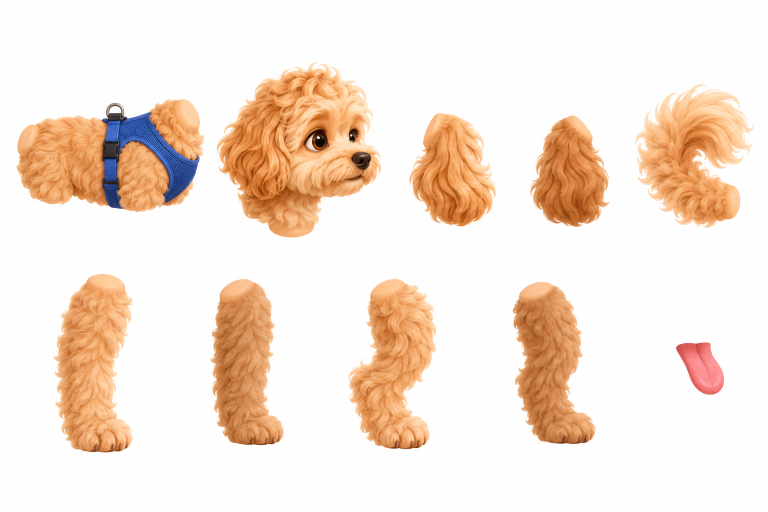
#> input picture art/incoming/T1.png, 1536 x 1024 px (shown at 1/2 size)
$ python cut_sheet.py ../art/incoming/T1.png ../art/incoming/T1.png ../art/incoming/T1.png
#> lines starting #> are read from the running program, lines starting #| are printed output that depends on the picture; after the words box and inside, x2 and y2 are one past the last pixel; in counts of white or black regions, pixels touching at a corner belong together
"""Режет лист из ChatGPT на отдельные части с прозрачным фоном.

    python3 tools/cut_sheet.py art/incoming/T1.png art/parts/T1 [колонки x ряды]

Фон: почти белые пиксели, связанные с краем листа (белые воротнички и белки глаз внутри
частей остаются). Мелкие кусочки (шерсть, песок) прикрепляются к ближайшей большой части.
С сеткой части нумеруются по ячейкам (1..N слева направо, сверху вниз); без сетки —
по рядам в порядке чтения. Рядом кладётся contact.png — все части на шахматке для проверки."""
import sys, os
import numpy as np
from PIL import Image
from scipy import ndimage

src, out = sys.argv[1], sys.argv[2]
grid = sys.argv[3] if len(sys.argv) > 3 else None
os.makedirs(out, exist_ok=True)
a = np.asarray(Image.open(src).convert('RGB')).astype(np.int16)
H, W, _ = a.shape
#> H = 1024; W = 1536

dist = 255*3 - a.sum(2)                  # насколько пиксель темнее белого
sat = a.max(2) - a.min(2)
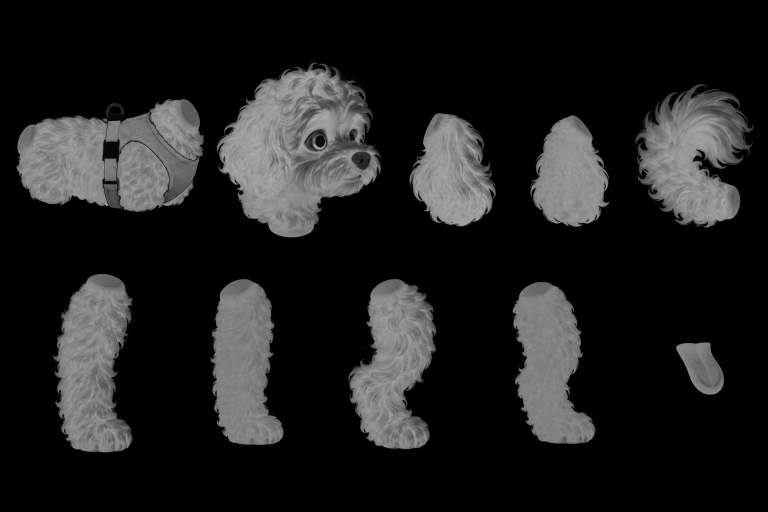
#> sat: shape (1024, 1536) int16 (shown at 1/2 size); min 0, max 174, mean 31.2
near_white = (dist < 45) & (sat < 24)
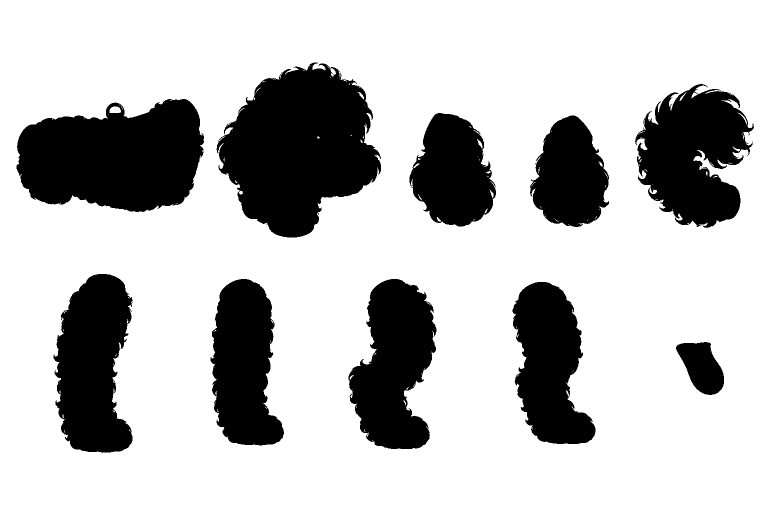
#> near_white: shape (1024, 1536) bool (shown at 1/2 size); 74.9% white; 15 black regions (5 under 20 px), largest, box (x1, y1, x2, y2) and area: (433, 125, 762, 475) 75554, (33, 198, 408, 424) 64409, (1270, 168, 1508, 456) 44017
lab, _ = ndimage.label(near_white)
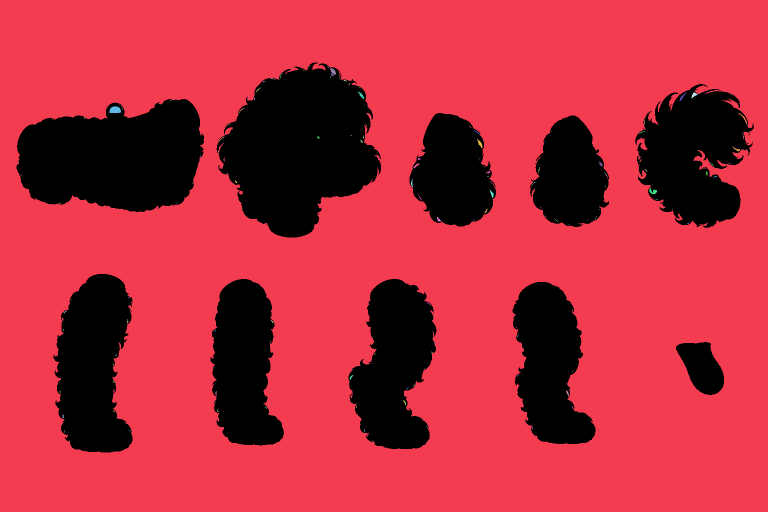
#> lab: shape (1024, 1536) int32 (shown at 1/2 size); 300 distinct labels, from 0 to 299; one colour per label, 0 black
border = set(np.unique(np.concatenate([lab[0], lab[-1], lab[:, 0], lab[:, -1]]))) - {0}
#> border = 1 item
bg = np.isin(lab, list(border))
#> bg: shape (1024, 1536) bool; 74.8% white; 15 black regions (5 under 20 px), largest, box (x1, y1, x2, y2) and area: (433, 125, 762, 475) 75967, (33, 198, 408, 424) 64705, (1270, 168, 1508, 456) 44505
fg = ndimage.binary_opening(~bg, iterations=1)
#> fg: shape (1024, 1536) bool; 25.2% white; 13 white regions (3 under 20 px), largest, box (x1, y1, x2, y2) and area: (433, 125, 762, 475) 75819, (33, 198, 408, 424) 64677, (1270, 168, 1508, 456) 44296

# мягкий край: в кайме шириной 2 пикселя прозрачность по близости к белому
edge = fg & ndimage.binary_dilation(~fg, iterations=2)
#> edge: shape (1024, 1536) bool; 1.2% white in thin lines or dots, all inside (x1, y1, x2, y2) = (33, 125, 1508, 905)
alpha = np.where(fg, 255.0, 0.0)
alpha[edge] = 255*np.clip(dist[edge]/140.0, 0.2, 1.0)
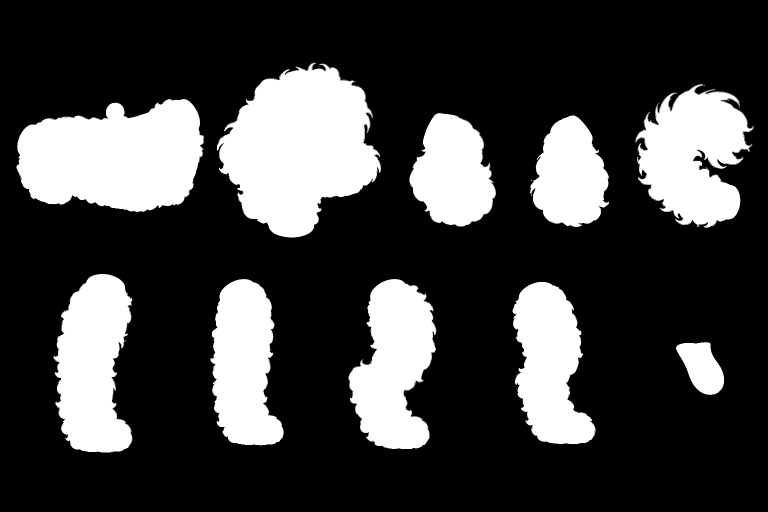
#> alpha: shape (1024, 1536) float64 (shown at 1/2 size); min 0, max 255, mean 63.6

lab2, m = ndimage.label(fg)
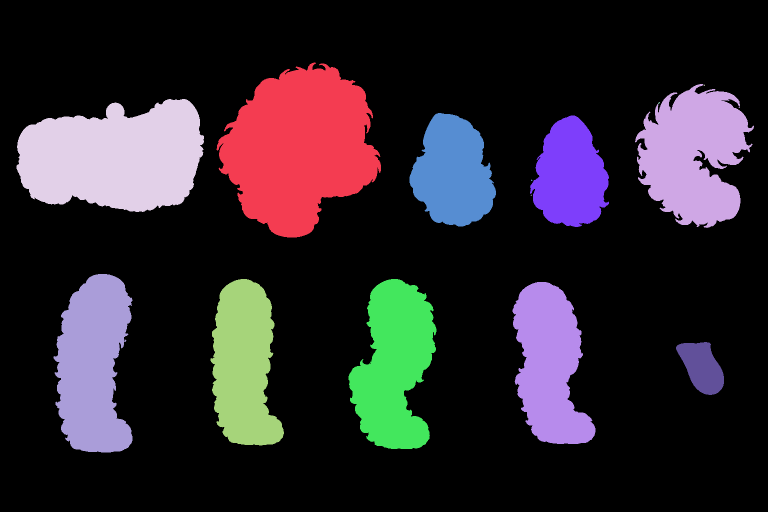
#> lab2: shape (1024, 1536) int32 (shown at 1/2 size); 15 distinct labels, from 0 to 14; one colour per label, 0 black
#> m = 14
sizes = ndimage.sum(np.ones_like(lab2), lab2, range(1, m + 1))
#> sizes = [75819, 44291, 5, 64677, 8, 27699, 24757, 5, 5, 41532, 35315, 40188, 35517, 6532]
minbig = H*W*0.0015
#> minbig = 2359.3
big = [i + 1 for i in range(m) if sizes[i] >= minbig]
#> big = [1, 2, 4, 6, 7, 10, 11, 12, 13, 14]
small = [i + 1 for i in range(m) if 40 <= sizes[i] < minbig]
#> small = []
groups = {b: [b] for b in big}
#> groups = 10 items
if big and small:
    # мелкие — к ближайшей большой по расстоянию до её пикселей
    dt, (iy, ix) = ndimage.distance_transform_edt(~np.isin(lab2, big), return_indices=True)
    for sidx, (cy, cx) in zip(small, ndimage.center_of_mass(fg, lab2, small)):
        cy, cx = int(cy), int(cx)
        if dt[cy, cx] < min(H, W)*0.06:
            groups[lab2[iy[cy, cx], ix[cy, cx]]].append(sidx)

boxes = []
for b, ids in groups.items():
    mask = np.isin(lab2, ids)
    ys, xs = np.where(mask)
    boxes.append((ys.min(), ys.max() + 1, xs.min(), xs.max() + 1, ids))
#> this loop made 10 passes
#> (b, ids) on passes 1 to 10: (1, [1]), (2, [2]), (4, [4]), (6, [6]), (7, [7]), (10, [10]), (11, [11]), (12, [12]), (13, [13]), (14, [14])
#> pass 1, `mask = np.isin(lab2, ids)`:
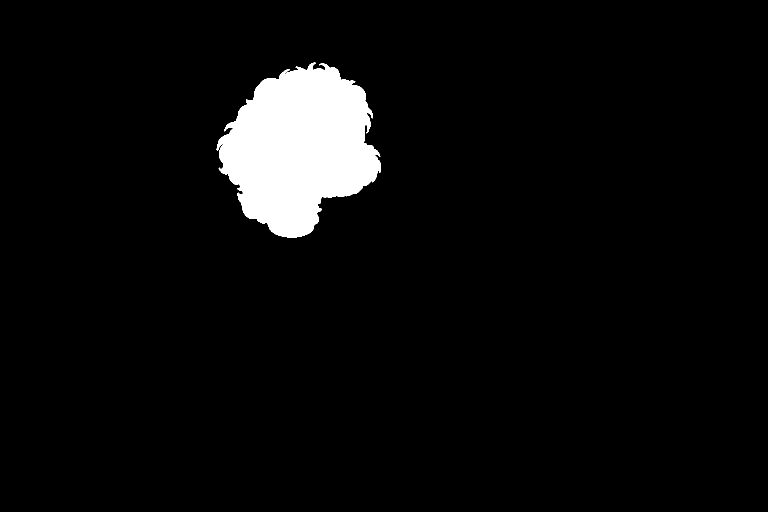
#> mask: shape (1024, 1536) bool (shown at 1/2 size); 4.8% white; 1 white region, box (x1, y1, x2, y2) and area: (433, 125, 762, 475) 75819
#> after the loop:
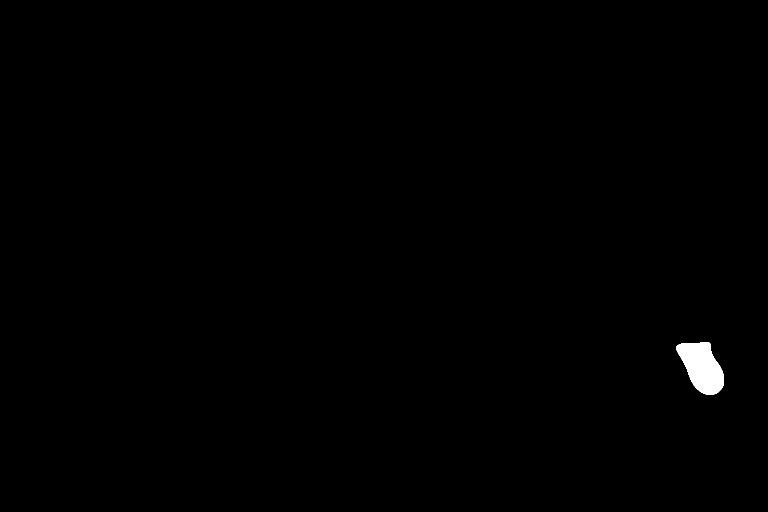
#> mask: shape (1024, 1536) bool (shown at 1/2 size); 0.42% white; 1 white region, box (x1, y1, x2, y2) and area: (1352, 684, 1448, 790) 6532
#> after the loop, boxes = 10 items

if grid:
#> (the run stopped early here; a loop or call above may not have finished)

$ run again, with art/incoming/E1.png copied over art/incoming/T1.png
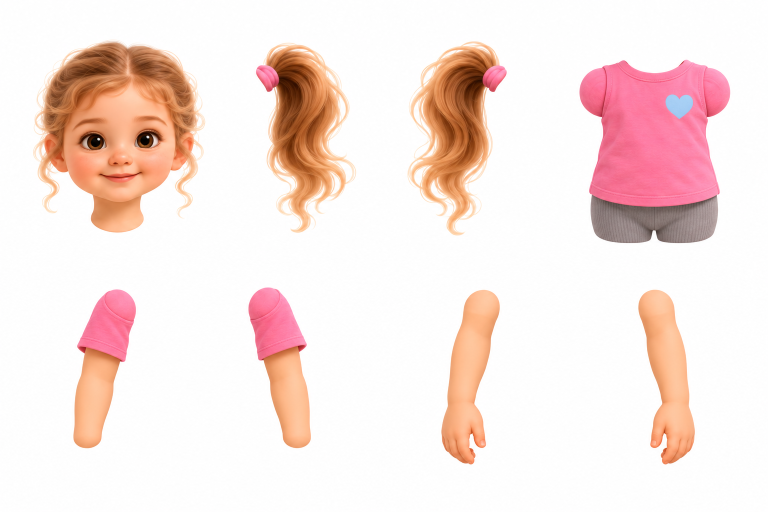
#> input picture art/incoming/E1.png, 1536 x 1024 px (shown at 1/2 size)
#> near_white: shape (1024, 1536) bool; 77.4% white; 22 black regions (14 under 20 px), largest, box (x1, y1, x2, y2) and area: (66, 80, 411, 465) 90830, (1159, 119, 1461, 487) 86948, (512, 85, 712, 466) 42111
#> `lab, _ = ndimage.label(near_white)`:
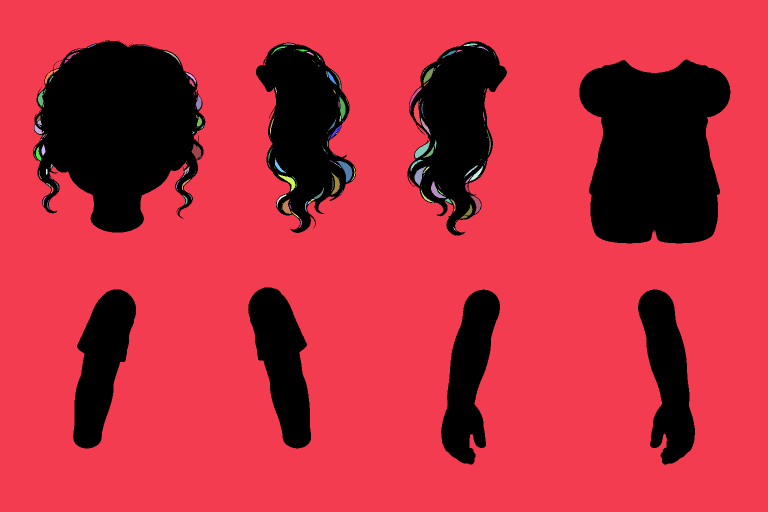
#> lab: shape (1024, 1536) int32 (shown at 1/2 size); 352 distinct labels, from 0 to 351; one colour per label, 0 black
#> border = 1 item
#> bg: shape (1024, 1536) bool; 76.7% white; 21 black regions (13 under 20 px), largest, box (x1, y1, x2, y2) and area: (66, 80, 411, 465) 93733, (1159, 119, 1461, 487) 86948, (815, 83, 1014, 471) 46269
#> fg: shape (1024, 1536) bool; 23.3% white; 9 white regions (1 under 20 px), largest, box (x1, y1, x2, y2) and area: (66, 81, 411, 465) 93582, (1159, 119, 1461, 487) 86948, (815, 83, 1014, 471) 46184
#> edge: shape (1024, 1536) bool; 1% white in thin lines or dots, all inside (x1, y1, x2, y2) = (66, 81, 1461, 929)
#> lab2: shape (1024, 1536) int32; 10 distinct labels, from 0 to 9
#> m = 9
#> sizes = [93582, 46184, 45593, 14, 86948, 23807, 23520, 23240, 23230]
#> big = [1, 2, 3, 5, 6, 7, 8, 9]
#> small = []
#> groups = {1: [1], 2: [2], 3: [3], 5: [5], 6: [6], 7: [7], 8: [8], 9: [9]}
#> the loop `for b, ids in groups.items():` made 8 passes
#> (b, ids) on passes 1 to 8: (1, [1]), (2, [2]), (3, [3]), (5, [5]), (6, [6]), (7, [7]), (8, [8]), (9, [9])
#> after the loop `for b, ids in groups.items():`:
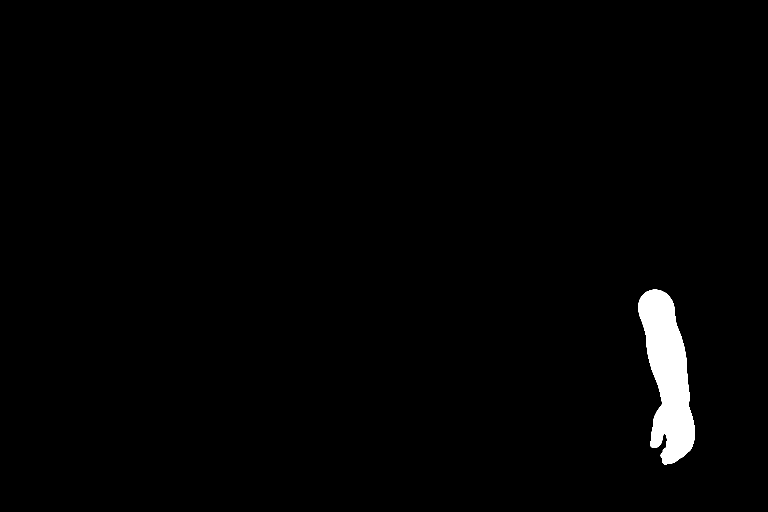
#> mask: shape (1024, 1536) bool (shown at 1/2 size); 1.5% white; 1 white region, box (x1, y1, x2, y2) and area: (1276, 579, 1390, 929) 23230
#> after the loop `for b, ids in groups.items():`: boxes = [(81, 465, 66, 411, [1]), (83, 471, 815, 1014, [2]), (85, 466, 512, 712, [3]), (119, 487, 1159, 1461, [5]), (575, 897, 496, 622, [6]), (579, 897, 146, 272, [7]), (579, 929, 882, 1000, [8]), (579, 929, 1276, 1390, [9])]

$ run again, with art/incoming/E3.png copied over art/incoming/T1.png
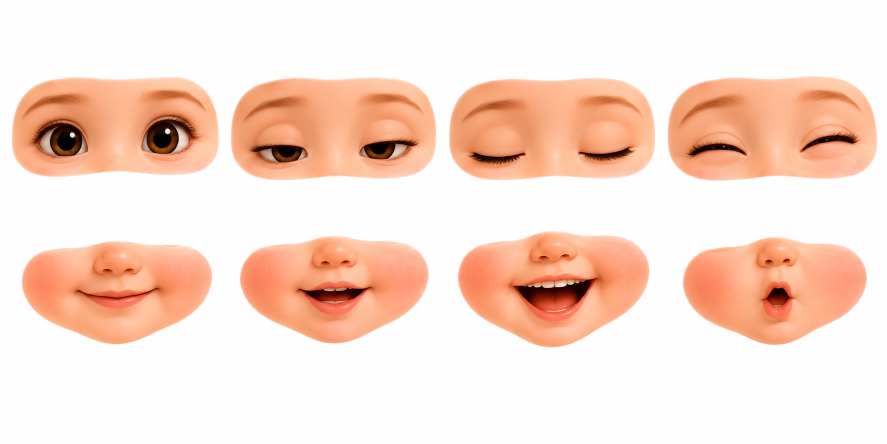
#> input picture art/incoming/E3.png, 1774 x 887 px (shown at 1/2 size)
#> near_white: shape (887, 1774) bool; 65.1% white; 8 black regions, largest, box (x1, y1, x2, y2) and area: (1335, 152, 1755, 362) 77652, (462, 155, 873, 361) 75757, (898, 156, 1310, 361) 75422
#> `lab, _ = ndimage.label(near_white)`:
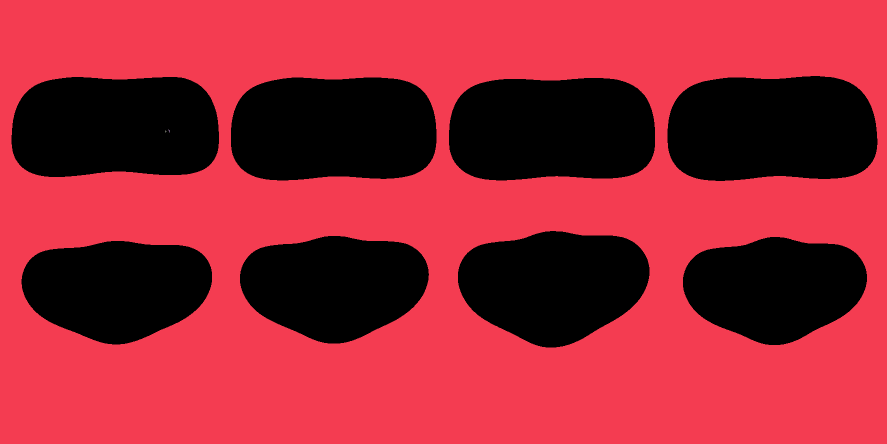
#> lab: shape (887, 1774) int32 (shown at 1/2 size); 5 distinct labels, from 0 to 4; one colour per label, 0 black
#> border = 1 item
#> fg: shape (887, 1774) bool; 34.9% white; 8 white regions, largest, box (x1, y1, x2, y2) and area: (1335, 152, 1755, 362) 77652, (462, 155, 873, 361) 75757, (898, 156, 1310, 361) 75420
#> edge: shape (887, 1774) bool; 0.97% white in thin lines or dots, all inside (x1, y1, x2, y2) = (23, 152, 1755, 695)
#> lab2: shape (887, 1774) int32; 9 distinct labels, from 0 to 8
#> m = 8
#> sizes = [77652, 74113, 75757, 75420, 66376, 61072, 59063, 60087]
#> big = [1, 2, 3, 4, 5, 6, 7, 8]
#> small = []
#> groups = {1: [1], 2: [2], 3: [3], 4: [4], 5: [5], 6: [6], 7: [7], 8: [8]}
#> the loop `for b, ids in groups.items():` made 8 passes
#> after the loop `for b, ids in groups.items():`:
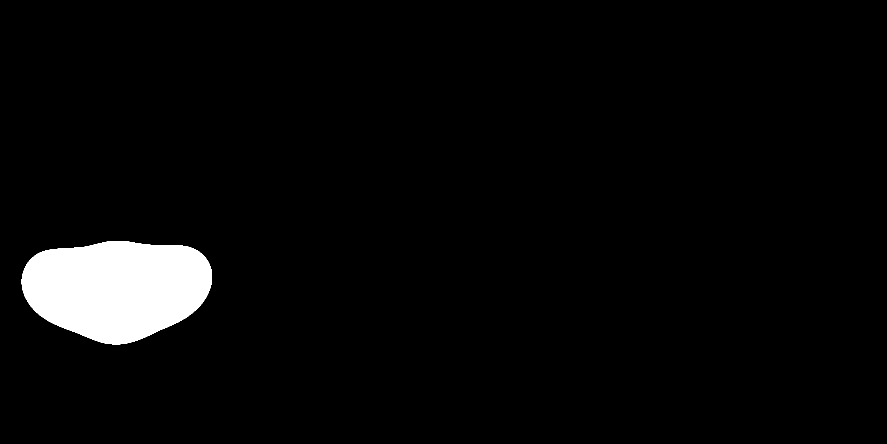
#> mask: shape (887, 1774) bool (shown at 1/2 size); 3.8% white; 1 white region, box (x1, y1, x2, y2) and area: (43, 482, 424, 689) 60087
#> after the loop `for b, ids in groups.items():`: boxes = [(152, 362, 1335, 1755, [1]), (154, 354, 23, 438, [2]), (155, 361, 462, 873, [3]), (156, 361, 898, 1310, [4]), (462, 695, 916, 1299, [5]), (472, 687, 480, 858, [6]), (474, 690, 1366, 1734, [7]), (482, 689, 43, 424, [8])]
